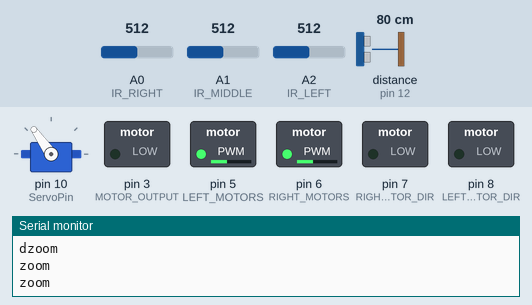
The sketch below on a simulated Arduino Uno, built with avr-gcc and run on an emulated ATmega328P. Shown: servo, switched loads named in the sketch (green lamp = pin HIGH), the last lines printed to the serial monitor. The test bench sets the inputs (shaded band); at power-on: distance to the obstacle (sensor on pin 12) 80 cm, A0 (IR_RIGHT) = 512, A1 (IR_MIDDLE) = 512, A2 (IR_LEFT) = 512. The echo pulse lasts 58.3 µs per cm.

Above: at 1.2 s.
1.3 s: distance to the obstacle (sensor on pin 12) set to 2 cm
At 4.2 s:
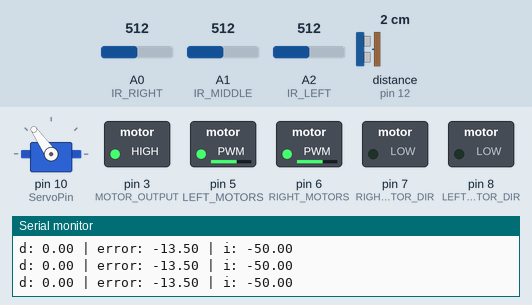
4.3 s: distance to the obstacle (sensor on pin 12) set to 18 cm
At 5.3 s:
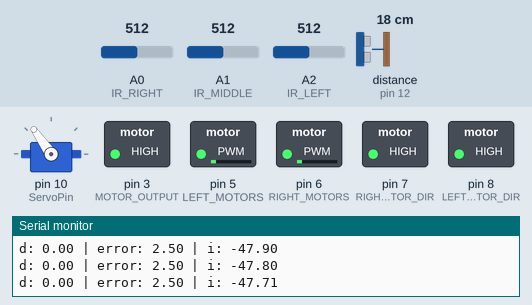
5.8 s: distance to the obstacle (sensor on pin 12) set to 60 cm
At 6.4 s:
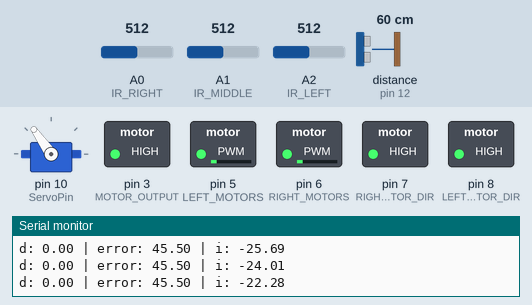
7.3 s: distance to the obstacle (sensor on pin 12) set to 4 cm
At 7.7 s:
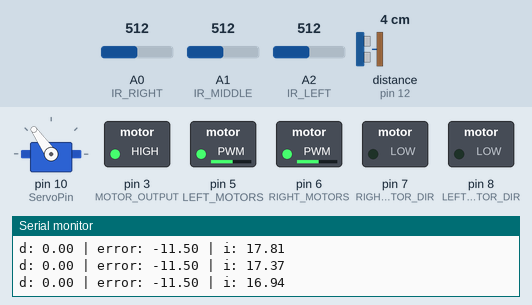
8.8 s: distance to the obstacle (sensor on pin 12) set to 35 cm
At 9.6 s:
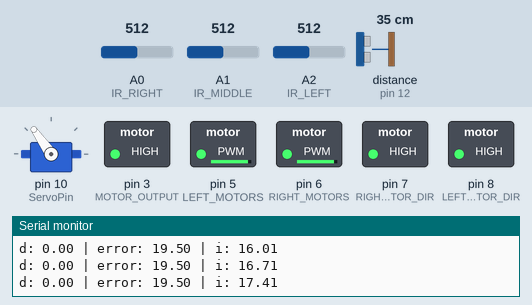
Timing chart, 0 to 11.3 s (numbered marks = the images above; inputs shaded):
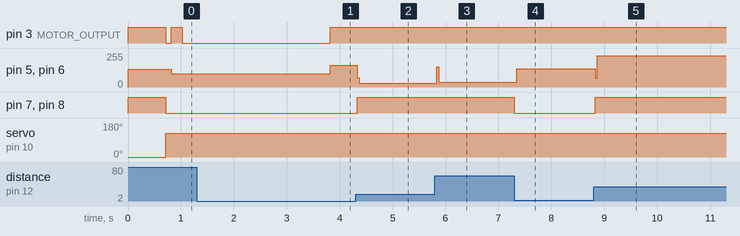

The sketch:

9_30_First_Demo_no_autocorrection_255speed.ino
```cpp
/*
  24-101: Introduction to Mechanical Engineering
  Course Instructor for Labs: Assoc. Prof. of the Practice Haidar

  Starter Code for Counting Lines with Mobot
*/

#include <NewPing.h>
#include <Servo.h>

const int numLine = 7;
const int distVal = 16;
// Define all of the pins used.  These are NOT up to us, but rather what Elegoo decided.  Don't change.
// If your car doesn't function properly  with these pins, please double check your pin connections.
const int LEFT_MOTORS = 5; // pin that controls the speed of the 2 left side motors - PWM pin
const int RIGHT_MOTORS = 6; // pin that controls the speed of the 2 right side motors - PWM pin
const int LEFT_MOTOR_DIR = 8; // pin that controls the polarity, or direction, of the 2 left side motors (HIGH = forward, LOW = backward)
const int RIGHT_MOTOR_DIR = 7; // pin that controls the polarity, or direction, of the 2 right side motors (HIGH = forward, LOW = backward)
const int MOTOR_OUTPUT = 3; // controls whether the motors are allowed to run or not

const int ServoPin = 10;
const int TriggerPin = 13;
const int EchoPin = 12;

NewPing sonar (TriggerPin, EchoPin, 200);
Servo servo;

// IR Detector Pins
const int IR_RIGHT = A0;
const int IR_MIDDLE = A1;
const int IR_LEFT = A2;

unsigned long lastt = 0;
float tnot = 0;
float i_last = 0;
float i_max = 50;
float dx_last = 0;

unsigned long time_left = 0;
unsigned long time_middle = 0;
unsigned long time_right = 0;

float dt_dr = 0;
float dt_dl = 0;

// Threshold values for IR detection
// Feel free to change these values if you find a better range to work with, this can be achieved by writing a separate code that only prints: Left_IR_value, Middle_IR_value, Right_IR_value
// FYI room lighting may necessitate these number to change, since the sensors will collect a different baseline in bright sunlight compared to indoor lighting at night
const int THRESHOLD_ABOVE_IS_BLACK = 450; //below this number will register as white
const int THRESHOLD_ABOVE_IS_NOISE = 850; //above this number is discarded as noise

// The number of lines your car should detect. This value should be set at the beginning (constant) and not be changed later in the code.
const int LINES_TO_COUNT = 2;

// TO-DO: Make a global counter to represent the number of counted lines (this integer is not constant)

int blacklineCount = 0;

float fore = 255;

// TO-DO: forward function -> sets MOTOR_OUTPUT to HIGH, sets both MOTOR_DIR to HIGH, and sets both MOTORS to an int speed
// If the mobot drives super slow, then the speed value is being regsitered as HIGH istead of a number between LOW and HIGH
// If the mobot drives super fast, then the speed value is being regsitered as LOW istead of a number between LOW and HIGH
void forward(int left, int right){
  // FYI speed was just defined here as an integer, so don't define it again
  // Inputs: An integer representing the speed of the motors, this is a variable now but in the voide loop you'll input a reasonable value
  // Outputs: None
  digitalWrite(MOTOR_OUTPUT, HIGH);
  digitalWrite(LEFT_MOTOR_DIR, HIGH);
  digitalWrite(RIGHT_MOTOR_DIR, HIGH);
  analogWrite(LEFT_MOTORS, left);
  analogWrite(RIGHT_MOTORS, right);
}

void backward(int left, int right){
  // FYI speed was just defined here as an integer, so don't define it again
  // Inputs: An integer representing the speed of the motors, this is a variable now but in the voide loop you'll input a reasonable value
  // Outputs: None
  digitalWrite(MOTOR_OUTPUT, HIGH);
  digitalWrite(LEFT_MOTOR_DIR, LOW);
  digitalWrite(RIGHT_MOTOR_DIR, LOW);
  analogWrite(LEFT_MOTORS, left);
  analogWrite(RIGHT_MOTORS, right);
}


// TO-DO: off function -> sets MOTOR_OUTPUT to LOW
void off (){
  digitalWrite(MOTOR_OUTPUT, LOW);
  digitalWrite(LEFT_MOTOR_DIR, LOW);
  digitalWrite(RIGHT_MOTOR_DIR, LOW);
}

void setup() {
  // put your setup code here, to run once:

  // TO-DO: At least 6 calls to pinMode to set up the appropriate INPUTS and OUTPUTS
  pinMode(LEFT_MOTORS, OUTPUT);
  pinMode(RIGHT_MOTORS, OUTPUT);
  pinMode(LEFT_MOTOR_DIR, OUTPUT);
  pinMode(RIGHT_MOTOR_DIR, OUTPUT);
  pinMode(MOTOR_OUTPUT, OUTPUT);
  pinMode(IR_RIGHT, INPUT);
  pinMode(IR_MIDDLE, INPUT);
  pinMode(IR_LEFT, INPUT);

  servo.attach(ServoPin);
  servo.write(180);
  // The line below is important for debugging
  Serial.begin(9600);

  lastt = millis();
}


void loop() {
  // put your main code here, to run repeatedly from top to bottomn:
  // TO-DO: call function forward with an appropriate input value for speed, start with value 50 (must be 0-255)
  // TO-DO: Establish a boolean or integer variable to keep track of whether a black line has just been driven past

  float cm = sonar.ping_cm();
  Serial.println(cm);
  int leftReadIR = analogRead(IR_LEFT);
  int middleReadIR = analogRead(IR_MIDDLE);
  int rightReadIR = analogRead(IR_RIGHT);
  // TO-DO: collect an initial IR reading, and print it so that you can compare that value to the thresholds set at the beginning, it's OK to use all 3 or just 1 IR sensor
            // Example that allows a single value to print in the Serial Monitor: middle IR value ###
            // Example that allows all three values to print in the Serial Monitor: ###, ###, ###
  int trueIR = (leftReadIR + rightReadIR + middleReadIR)/3;

  //course correcting

  int maxReadIR = max(max(leftReadIR, middleReadIR), rightReadIR);

  dt_dr = maxReadIR/(rightReadIR+1);
  dt_dl = maxReadIR/(leftReadIR+1);

  int leftPower = map(dt_dl, 0, maxReadIR, 0, 255);
  int rightPower = map(dt_dr, 0, maxReadIR, 0, 255);


  forward(135,135);

  // TO-DO: use a While loop - the IR reading is within the appropriate range for black line, pull in a new IR value, check statement again, stay in while loop as long as mobot is still above black line and eject from loop when mobot has driven past black line
    while (trueIR > THRESHOLD_ABOVE_IS_BLACK && trueIR < THRESHOLD_ABOVE_IS_NOISE){
      blacklineCount = blacklineCount +1;
      servo.write(0);
      delay(100);
      Serial.println("zoom");
      servo.write(125);
      if (blacklineCount == numLine){
        servo.write(125);
        off();
        float dx_numLine1 = sonar.ping_cm(); delay(30);
        float dx_numLine2 = sonar.ping_cm(); delay(30);
        float dx_numLine3 = sonar.ping_cm(); delay(30);
        float dx_numLine4 = sonar.ping_cm();
        unsigned long startTime = millis();
        if (true){//dx_numLine1 == 0 && dx_numLine2 == 0 && dx_numLine3 == 0 && dx_numLine4 == 0){
          leftReadIR = analogRead(IR_LEFT);
          middleReadIR = analogRead(IR_MIDDLE);
          rightReadIR = analogRead(IR_RIGHT);
          trueIR = (leftReadIR + rightReadIR + middleReadIR)/3;
          backward(100,100);
          delay(200);
          off();
          delay(2800);
        }
        else{
        while (millis() - startTime < 2000) {
          float kP = 13.5;
          float setpoint = (dx_numLine1+dx_numLine2+dx_numLine3+dx_numLine4)/4;
          float output = kP*(sonar.ping_cm()-setpoint);
          if (output >= 0){
            forward(output,output);
          }
          else{
            backward(-1*output, -1*output);
          }
        }
        delay(2000);
        }
        float dx = sonar.ping_cm();
        while(true){
          while(dx == 0){
            forward(225,255);
            dx = sonar.ping_cm();
          }
          unsigned long t = millis();

          dx = sonar.ping_cm();
          float dt = (t - lastt)/1000.0;

          lastt = t;

          float i_raw = i_last + ((dx-(float(distVal)-0.5)) * dt);
          float i_current = constrain(i_raw, -i_max, i_max);

          float d_val = 0;

          if (dt>0){
          d_val = (dx - dx_last)/dt;
          }

          float kP = 12;
          float kD = 0.1;
          float kI = 0.0;

          float output = kP*(dx - (float(distVal)-0.5)) + kI * i_current + kD * d_val;

          if (output >= 0){
            forward(output,output);
          }
          else{
            backward(-1*output, -1*output);
          }
          Serial.println("d: " + String(d_val) + " | error: " + String(dx-(float(distVal)-0.5)) + " | i: " + String(i_current));

          i_last = i_current;
          dx_last = dx;
        }
        off();

     }
      Serial.print(blacklineCount + " chud");
      leftReadIR = analogRead(IR_LEFT);
      middleReadIR = analogRead(IR_MIDDLE);
      rightReadIR = analogRead(IR_RIGHT);
      trueIR = (leftReadIR + rightReadIR + middleReadIR)/3;
    }
}


  // TO-DO: use an if statement - the black line was passed so update the line counter appropriately, and make sure the tracker for above black line is false (here or at top of the void loop)

  // TO-DO: If your counter is at least the number of LINES_TO_COUNT, use function off to stop the motors, and add a reason to stay here instead of restarting the motors with forward function at the top of the void loop
```

Measured:
- after the input at 1.3 s, pin 5 (LEFT_MOTORS), pin 6 (RIGHT_MOTORS): 100/255 → 162/255 after 2.5 s; pin 7 (RIGHT_MOTOR_DIR), pin 8 (LEFT_MOTOR_DIR): stays LOW (without the input it goes to HIGH after 2.5 s)
- after the input at 4.3 s, pin 5 (LEFT_MOTORS), pin 6 (RIGHT_MOTORS): 162/255 → 30/255 at once; pin 7 (RIGHT_MOTOR_DIR), pin 8 (LEFT_MOTOR_DIR): LOW → HIGH at once
- after the input at 5.8 s, pin 5 (LEFT_MOTORS), pin 6 (RIGHT_MOTORS): 30/255 → 34/255 at once
- after the input at 7.3 s, pin 5 (LEFT_MOTORS), pin 6 (RIGHT_MOTORS): 34/255 → 138/255 at once; pin 7 (RIGHT_MOTOR_DIR), pin 8 (LEFT_MOTOR_DIR): HIGH → LOW at once
- after the input at 8.8 s, pin 5 (LEFT_MOTORS), pin 6 (RIGHT_MOTORS): 138/255 → 234/255 at once; pin 7 (RIGHT_MOTOR_DIR), pin 8 (LEFT_MOTOR_DIR): LOW → HIGH at once
